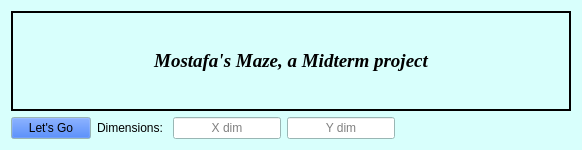
<?xml version="1.0" encoding="UTF-8"?>
<ui version="4.0">
 <class>Widget</class>
 <widget class="QWidget" name="Widget">
  <property name="windowModality">
   <enum>Qt::ApplicationModal</enum>
  </property>
  <property name="geometry">
   <rect>
    <x>0</x>
    <y>0</y>
    <width>582</width>
    <height>150</height>
   </rect>
  </property>
  <property name="sizePolicy">
   <sizepolicy hsizetype="Minimum" vsizetype="Preferred">
    <horstretch>0</horstretch>
    <verstretch>0</verstretch>
   </sizepolicy>
  </property>
  <property name="minimumSize">
   <size>
    <width>0</width>
    <height>0</height>
   </size>
  </property>
  <property name="maximumSize">
   <size>
    <width>582</width>
    <height>200</height>
   </size>
  </property>
  <property name="baseSize">
   <size>
    <width>0</width>
    <height>0</height>
   </size>
  </property>
  <property name="palette">
   <palette>
    <active>
     <colorrole role="WindowText">
      <brush brushstyle="SolidPattern">
       <color alpha="255">
        <red>0</red>
        <green>0</green>
        <blue>0</blue>
       </color>
      </brush>
     </colorrole>
     <colorrole role="Button">
      <brush brushstyle="SolidPattern">
       <color alpha="255">
        <red>216</red>
        <green>255</green>
        <blue>252</blue>
       </color>
      </brush>
     </colorrole>
     <colorrole role="Light">
      <brush brushstyle="SolidPattern">
       <color alpha="255">
        <red>255</red>
        <green>255</green>
        <blue>255</blue>
       </color>
      </brush>
     </colorrole>
     <colorrole role="Midlight">
      <brush brushstyle="SolidPattern">
       <color alpha="255">
        <red>235</red>
        <green>255</green>
        <blue>253</blue>
       </color>
      </brush>
     </colorrole>
     <colorrole role="Dark">
      <brush brushstyle="SolidPattern">
       <color alpha="255">
        <red>108</red>
        <green>127</green>
        <blue>126</blue>
       </color>
      </brush>
     </colorrole>
     <colorrole role="Mid">
      <brush brushstyle="SolidPattern">
       <color alpha="255">
        <red>144</red>
        <green>170</green>
        <blue>168</blue>
       </color>
      </brush>
     </colorrole>
     <colorrole role="Text">
      <brush brushstyle="SolidPattern">
       <color alpha="255">
        <red>0</red>
        <green>0</green>
        <blue>0</blue>
       </color>
      </brush>
     </colorrole>
     <colorrole role="BrightText">
      <brush brushstyle="SolidPattern">
       <color alpha="255">
        <red>255</red>
        <green>255</green>
        <blue>255</blue>
       </color>
      </brush>
     </colorrole>
     <colorrole role="ButtonText">
      <brush brushstyle="SolidPattern">
       <color alpha="255">
        <red>0</red>
        <green>0</green>
        <blue>0</blue>
       </color>
      </brush>
     </colorrole>
     <colorrole role="Base">
      <brush brushstyle="SolidPattern">
       <color alpha="255">
        <red>255</red>
        <green>255</green>
        <blue>255</blue>
       </color>
      </brush>
     </colorrole>
     <colorrole role="Window">
      <brush brushstyle="SolidPattern">
       <color alpha="255">
        <red>216</red>
        <green>255</green>
        <blue>252</blue>
       </color>
      </brush>
     </colorrole>
     <colorrole role="Shadow">
      <brush brushstyle="SolidPattern">
       <color alpha="255">
        <red>0</red>
        <green>0</green>
        <blue>0</blue>
       </color>
      </brush>
     </colorrole>
     <colorrole role="AlternateBase">
      <brush brushstyle="SolidPattern">
       <color alpha="255">
        <red>235</red>
        <green>255</green>
        <blue>253</blue>
       </color>
      </brush>
     </colorrole>
     <colorrole role="ToolTipBase">
      <brush brushstyle="SolidPattern">
       <color alpha="255">
        <red>255</red>
        <green>255</green>
        <blue>220</blue>
       </color>
      </brush>
     </colorrole>
     <colorrole role="ToolTipText">
      <brush brushstyle="SolidPattern">
       <color alpha="255">
        <red>0</red>
        <green>0</green>
        <blue>0</blue>
       </color>
      </brush>
     </colorrole>
     <colorrole role="PlaceholderText">
      <brush brushstyle="SolidPattern">
       <color alpha="128">
        <red>0</red>
        <green>0</green>
        <blue>0</blue>
       </color>
      </brush>
     </colorrole>
    </active>
    <inactive>
     <colorrole role="WindowText">
      <brush brushstyle="SolidPattern">
       <color alpha="255">
        <red>0</red>
        <green>0</green>
        <blue>0</blue>
       </color>
      </brush>
     </colorrole>
     <colorrole role="Button">
      <brush brushstyle="SolidPattern">
       <color alpha="255">
        <red>216</red>
        <green>255</green>
        <blue>252</blue>
       </color>
      </brush>
     </colorrole>
     <colorrole role="Light">
      <brush brushstyle="SolidPattern">
       <color alpha="255">
        <red>255</red>
        <green>255</green>
        <blue>255</blue>
       </color>
      </brush>
     </colorrole>
     <colorrole role="Midlight">
      <brush brushstyle="SolidPattern">
       <color alpha="255">
        <red>235</red>
        <green>255</green>
        <blue>253</blue>
       </color>
      </brush>
     </colorrole>
     <colorrole role="Dark">
      <brush brushstyle="SolidPattern">
       <color alpha="255">
        <red>108</red>
        <green>127</green>
        <blue>126</blue>
       </color>
      </brush>
     </colorrole>
     <colorrole role="Mid">
      <brush brushstyle="SolidPattern">
       <color alpha="255">
        <red>144</red>
        <green>170</green>
        <blue>168</blue>
       </color>
      </brush>
     </colorrole>
     <colorrole role="Text">
      <brush brushstyle="SolidPattern">
       <color alpha="255">
        <red>0</red>
        <green>0</green>
        <blue>0</blue>
       </color>
      </brush>
     </colorrole>
     <colorrole role="BrightText">
      <brush brushstyle="SolidPattern">
       <color alpha="255">
        <red>255</red>
        <green>255</green>
        <blue>255</blue>
       </color>
      </brush>
     </colorrole>
     <colorrole role="ButtonText">
      <brush brushstyle="SolidPattern">
       <color alpha="255">
        <red>0</red>
        <green>0</green>
        <blue>0</blue>
       </color>
      </brush>
     </colorrole>
     <colorrole role="Base">
      <brush brushstyle="SolidPattern">
       <color alpha="255">
        <red>255</red>
        <green>255</green>
        <blue>255</blue>
       </color>
      </brush>
     </colorrole>
     <colorrole role="Window">
      <brush brushstyle="SolidPattern">
       <color alpha="255">
        <red>216</red>
        <green>255</green>
        <blue>252</blue>
       </color>
      </brush>
     </colorrole>
     <colorrole role="Shadow">
      <brush brushstyle="SolidPattern">
       <color alpha="255">
        <red>0</red>
        <green>0</green>
        <blue>0</blue>
       </color>
      </brush>
     </colorrole>
     <colorrole role="AlternateBase">
      <brush brushstyle="SolidPattern">
       <color alpha="255">
        <red>235</red>
        <green>255</green>
        <blue>253</blue>
       </color>
      </brush>
     </colorrole>
     <colorrole role="ToolTipBase">
      <brush brushstyle="SolidPattern">
       <color alpha="255">
        <red>255</red>
        <green>255</green>
        <blue>220</blue>
       </color>
      </brush>
     </colorrole>
     <colorrole role="ToolTipText">
      <brush brushstyle="SolidPattern">
       <color alpha="255">
        <red>0</red>
        <green>0</green>
        <blue>0</blue>
       </color>
      </brush>
     </colorrole>
     <colorrole role="PlaceholderText">
      <brush brushstyle="SolidPattern">
       <color alpha="128">
        <red>0</red>
        <green>0</green>
        <blue>0</blue>
       </color>
      </brush>
     </colorrole>
    </inactive>
    <disabled>
     <colorrole role="WindowText">
      <brush brushstyle="SolidPattern">
       <color alpha="255">
        <red>108</red>
        <green>127</green>
        <blue>126</blue>
       </color>
      </brush>
     </colorrole>
     <colorrole role="Button">
      <brush brushstyle="SolidPattern">
       <color alpha="255">
        <red>216</red>
        <green>255</green>
        <blue>252</blue>
       </color>
      </brush>
     </colorrole>
     <colorrole role="Light">
      <brush brushstyle="SolidPattern">
       <color alpha="255">
        <red>255</red>
        <green>255</green>
        <blue>255</blue>
       </color>
      </brush>
     </colorrole>
     <colorrole role="Midlight">
      <brush brushstyle="SolidPattern">
       <color alpha="255">
        <red>235</red>
        <green>255</green>
        <blue>253</blue>
       </color>
      </brush>
     </colorrole>
     <colorrole role="Dark">
      <brush brushstyle="SolidPattern">
       <color alpha="255">
        <red>108</red>
        <green>127</green>
        <blue>126</blue>
       </color>
      </brush>
     </colorrole>
     <colorrole role="Mid">
      <brush brushstyle="SolidPattern">
       <color alpha="255">
        <red>144</red>
        <green>170</green>
        <blue>168</blue>
       </color>
      </brush>
     </colorrole>
     <colorrole role="Text">
      <brush brushstyle="SolidPattern">
       <color alpha="255">
        <red>108</red>
        <green>127</green>
        <blue>126</blue>
       </color>
      </brush>
     </colorrole>
     <colorrole role="BrightText">
      <brush brushstyle="SolidPattern">
       <color alpha="255">
        <red>255</red>
        <green>255</green>
        <blue>255</blue>
       </color>
      </brush>
     </colorrole>
     <colorrole role="ButtonText">
      <brush brushstyle="SolidPattern">
       <color alpha="255">
        <red>108</red>
        <green>127</green>
        <blue>126</blue>
       </color>
      </brush>
     </colorrole>
     <colorrole role="Base">
      <brush brushstyle="SolidPattern">
       <color alpha="255">
        <red>216</red>
        <green>255</green>
        <blue>252</blue>
       </color>
      </brush>
     </colorrole>
     <colorrole role="Window">
      <brush brushstyle="SolidPattern">
       <color alpha="255">
        <red>216</red>
        <green>255</green>
        <blue>252</blue>
       </color>
      </brush>
     </colorrole>
     <colorrole role="Shadow">
      <brush brushstyle="SolidPattern">
       <color alpha="255">
        <red>0</red>
        <green>0</green>
        <blue>0</blue>
       </color>
      </brush>
     </colorrole>
     <colorrole role="AlternateBase">
      <brush brushstyle="SolidPattern">
       <color alpha="255">
        <red>216</red>
        <green>255</green>
        <blue>252</blue>
       </color>
      </brush>
     </colorrole>
     <colorrole role="ToolTipBase">
      <brush brushstyle="SolidPattern">
       <color alpha="255">
        <red>255</red>
        <green>255</green>
        <blue>220</blue>
       </color>
      </brush>
     </colorrole>
     <colorrole role="ToolTipText">
      <brush brushstyle="SolidPattern">
       <color alpha="255">
        <red>0</red>
        <green>0</green>
        <blue>0</blue>
       </color>
      </brush>
     </colorrole>
     <colorrole role="PlaceholderText">
      <brush brushstyle="SolidPattern">
       <color alpha="128">
        <red>0</red>
        <green>0</green>
        <blue>0</blue>
       </color>
      </brush>
     </colorrole>
    </disabled>
   </palette>
  </property>
  <property name="windowTitle">
   <string>Awesome Maze</string>
  </property>
  <property name="autoFillBackground">
   <bool>true</bool>
  </property>
  <layout class="QVBoxLayout" name="verticalLayout_2">
   <item>
    <widget class="QLabel" name="label">
     <property name="sizePolicy">
      <sizepolicy hsizetype="Minimum" vsizetype="Preferred">
       <horstretch>0</horstretch>
       <verstretch>0</verstretch>
      </sizepolicy>
     </property>
     <property name="font">
      <font>
       <family>Times New Roman</family>
       <pointsize>14</pointsize>
       <weight>75</weight>
       <italic>true</italic>
       <bold>true</bold>
      </font>
     </property>
     <property name="frameShape">
      <enum>QFrame::WinPanel</enum>
     </property>
     <property name="text">
      <string>Mostafa's Maze, a Midterm project</string>
     </property>
     <property name="scaledContents">
      <bool>false</bool>
     </property>
     <property name="alignment">
      <set>Qt::AlignCenter</set>
     </property>
    </widget>
   </item>
   <item>
    <layout class="QHBoxLayout" name="horizontalLayout_5">
     <property name="sizeConstraint">
      <enum>QLayout::SetDefaultConstraint</enum>
     </property>
     <item>
      <widget class="QPushButton" name="btn_lets_go">
       <property name="palette">
        <palette>
         <active>
          <colorrole role="Button">
           <brush brushstyle="SolidPattern">
            <color alpha="255">
             <red>0</red>
             <green>85</green>
             <blue>255</blue>
            </color>
           </brush>
          </colorrole>
         </active>
         <inactive>
          <colorrole role="Button">
           <brush brushstyle="SolidPattern">
            <color alpha="255">
             <red>0</red>
             <green>85</green>
             <blue>255</blue>
            </color>
           </brush>
          </colorrole>
         </inactive>
         <disabled>
          <colorrole role="Button">
           <brush brushstyle="SolidPattern">
            <color alpha="255">
             <red>0</red>
             <green>85</green>
             <blue>255</blue>
            </color>
           </brush>
          </colorrole>
         </disabled>
        </palette>
       </property>
       <property name="font">
        <font>
         <family>Arial</family>
         <pointsize>9</pointsize>
         <weight>50</weight>
         <italic>false</italic>
         <bold>false</bold>
        </font>
       </property>
       <property name="styleSheet">
        <string notr="true"/>
       </property>
       <property name="text">
        <string>Let's Go</string>
       </property>
      </widget>
     </item>
     <item>
      <layout class="QHBoxLayout" name="horizontalLayout_4">
       <item>
        <widget class="QLabel" name="label_2">
         <property name="sizePolicy">
          <sizepolicy hsizetype="Preferred" vsizetype="Ignored">
           <horstretch>0</horstretch>
           <verstretch>0</verstretch>
          </sizepolicy>
         </property>
         <property name="text">
          <string>Dimensions: </string>
         </property>
        </widget>
       </item>
       <item>
        <widget class="QLineEdit" name="edttxt_xdim">
         <property name="maxLength">
          <number>2</number>
         </property>
         <property name="alignment">
          <set>Qt::AlignCenter</set>
         </property>
         <property name="placeholderText">
          <string>X dim</string>
         </property>
        </widget>
       </item>
       <item>
        <widget class="QLineEdit" name="edttxt_ydim">
         <property name="maxLength">
          <number>2</number>
         </property>
         <property name="alignment">
          <set>Qt::AlignCenter</set>
         </property>
         <property name="placeholderText">
          <string>Y dim</string>
         </property>
        </widget>
       </item>
       <item>
        <spacer name="horizontalSpacer_2">
         <property name="orientation">
          <enum>Qt::Horizontal</enum>
         </property>
         <property name="sizeHint" stdset="0">
          <size>
           <width>40</width>
           <height>20</height>
          </size>
         </property>
        </spacer>
       </item>
      </layout>
     </item>
     <item>
      <spacer name="horizontalSpacer">
       <property name="orientation">
        <enum>Qt::Horizontal</enum>
       </property>
       <property name="sizeHint" stdset="0">
        <size>
         <width>40</width>
         <height>20</height>
        </size>
       </property>
      </spacer>
     </item>
    </layout>
   </item>
  </layout>
 </widget>
 <resources/>
 <connections/>
</ui>
